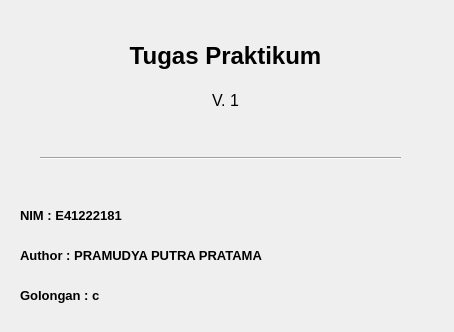
<?xml version="1.0" encoding="UTF-8"?>
<ui version="4.0">
 <class>DialogAbout</class>
 <widget class="QDialog" name="DialogAbout">
  <property name="geometry">
   <rect>
    <x>0</x>
    <y>0</y>
    <width>454</width>
    <height>332</height>
   </rect>
  </property>
  <property name="windowTitle">
   <string>About Our</string>
  </property>
  <widget class="QLabel" name="label">
   <property name="geometry">
    <rect>
     <x>0</x>
     <y>30</y>
     <width>451</width>
     <height>51</height>
    </rect>
   </property>
   <property name="font">
    <font>
     <pointsize>18</pointsize>
     <weight>75</weight>
     <bold>true</bold>
    </font>
   </property>
   <property name="text">
    <string>Tugas Praktikum</string>
   </property>
   <property name="alignment">
    <set>Qt::AlignCenter</set>
   </property>
  </widget>
  <widget class="QLabel" name="label_2">
   <property name="geometry">
    <rect>
     <x>20</x>
     <y>200</y>
     <width>281</width>
     <height>31</height>
    </rect>
   </property>
   <property name="font">
    <font>
     <pointsize>10</pointsize>
     <weight>75</weight>
     <bold>true</bold>
    </font>
   </property>
   <property name="text">
    <string>NIM : E41222181</string>
   </property>
  </widget>
  <widget class="QLabel" name="label_3">
   <property name="geometry">
    <rect>
     <x>0</x>
     <y>90</y>
     <width>451</width>
     <height>20</height>
    </rect>
   </property>
   <property name="font">
    <font>
     <pointsize>12</pointsize>
    </font>
   </property>
   <property name="text">
    <string>V. 1</string>
   </property>
   <property name="alignment">
    <set>Qt::AlignCenter</set>
   </property>
  </widget>
  <widget class="QLabel" name="label_4">
   <property name="geometry">
    <rect>
     <x>20</x>
     <y>240</y>
     <width>361</width>
     <height>31</height>
    </rect>
   </property>
   <property name="font">
    <font>
     <pointsize>10</pointsize>
     <weight>75</weight>
     <bold>true</bold>
    </font>
   </property>
   <property name="text">
    <string>Author : PRAMUDYA PUTRA PRATAMA</string>
   </property>
  </widget>
  <widget class="Line" name="line">
   <property name="geometry">
    <rect>
     <x>40</x>
     <y>150</y>
     <width>361</width>
     <height>16</height>
    </rect>
   </property>
   <property name="font">
    <font>
     <pointsize>15</pointsize>
     <weight>75</weight>
     <bold>true</bold>
    </font>
   </property>
   <property name="orientation">
    <enum>Qt::Horizontal</enum>
   </property>
  </widget>
  <widget class="QLabel" name="label_5">
   <property name="geometry">
    <rect>
     <x>20</x>
     <y>280</y>
     <width>281</width>
     <height>31</height>
    </rect>
   </property>
   <property name="font">
    <font>
     <pointsize>10</pointsize>
     <weight>75</weight>
     <bold>true</bold>
    </font>
   </property>
   <property name="text">
    <string>Golongan : c</string>
   </property>
  </widget>
 </widget>
 <resources/>
 <connections/>
</ui>
